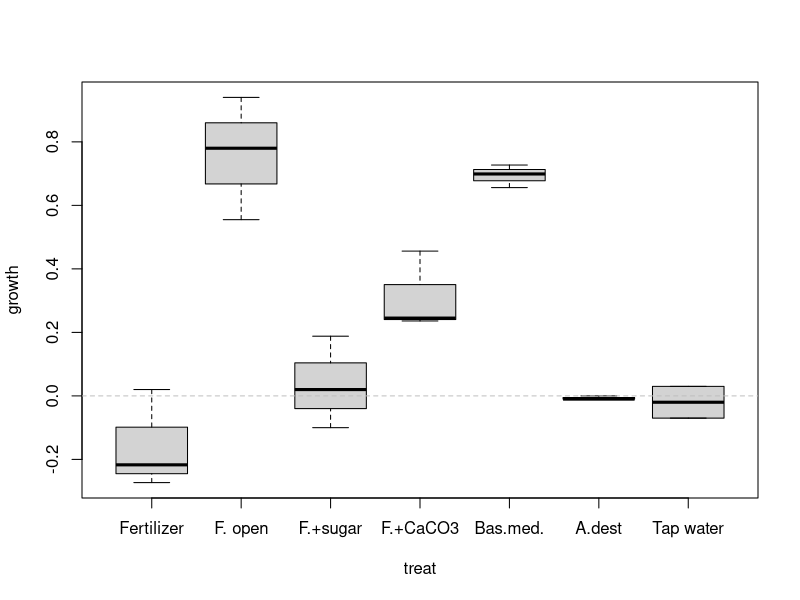
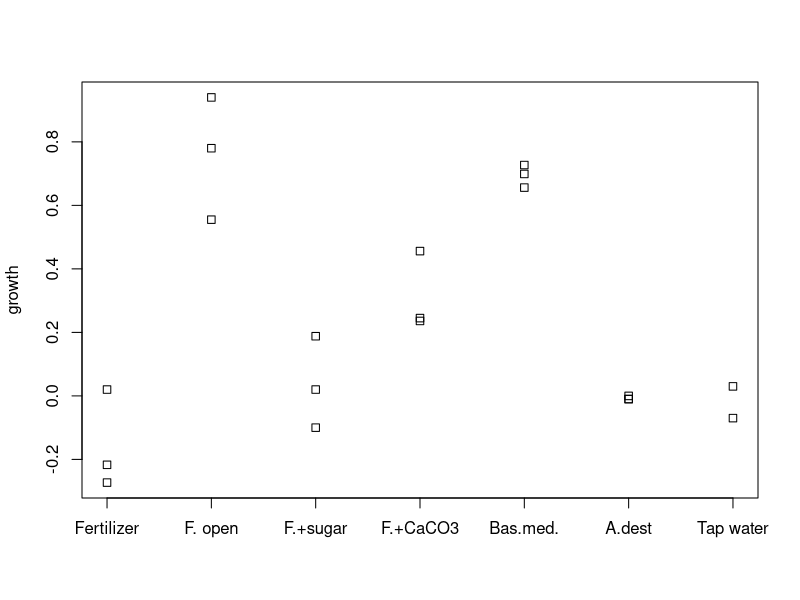
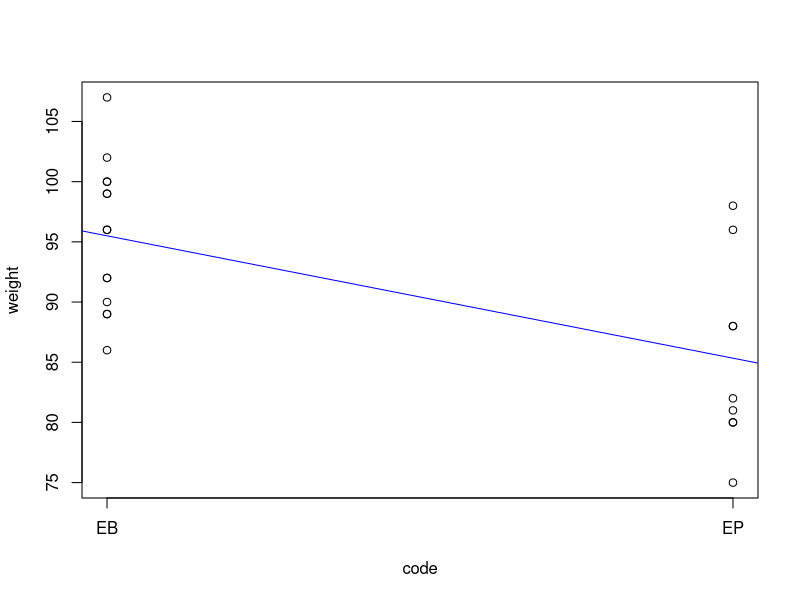
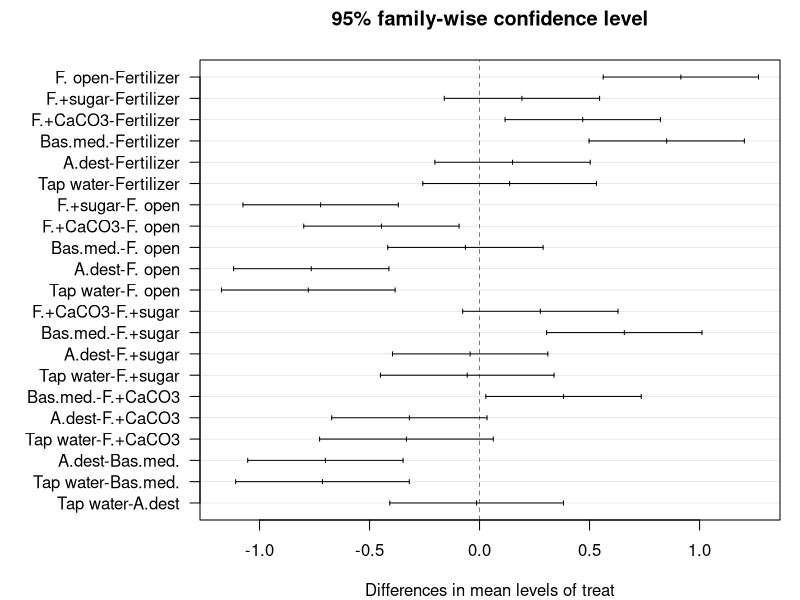
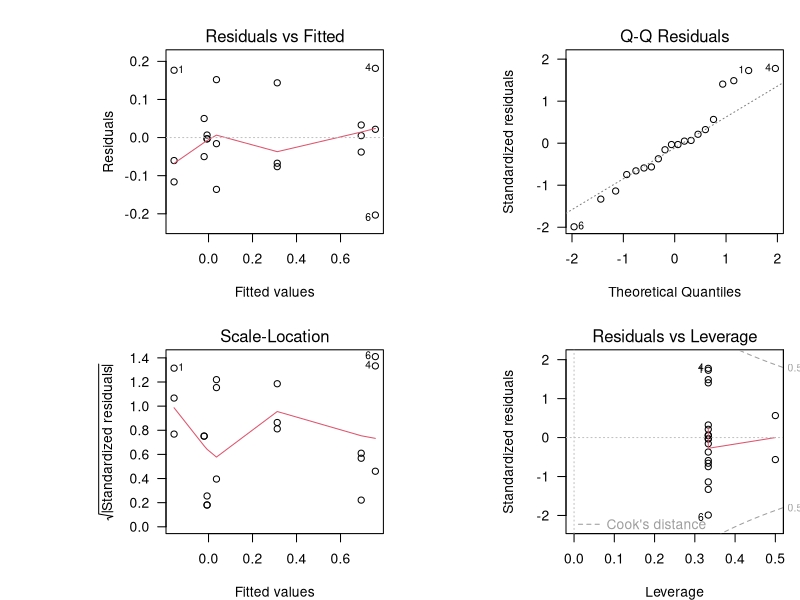
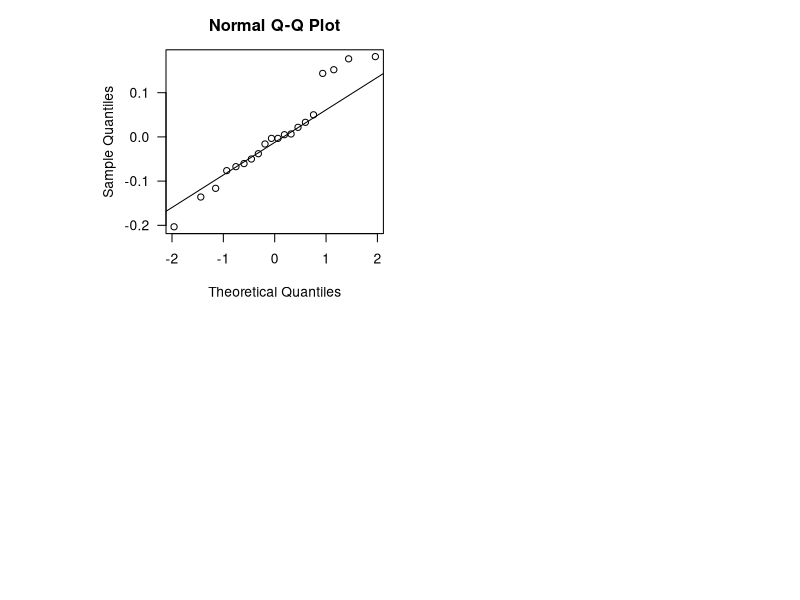
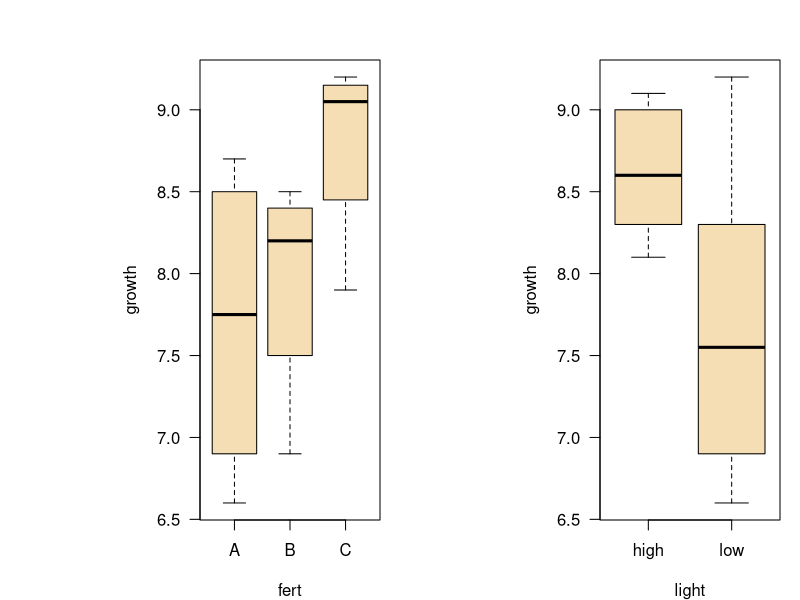
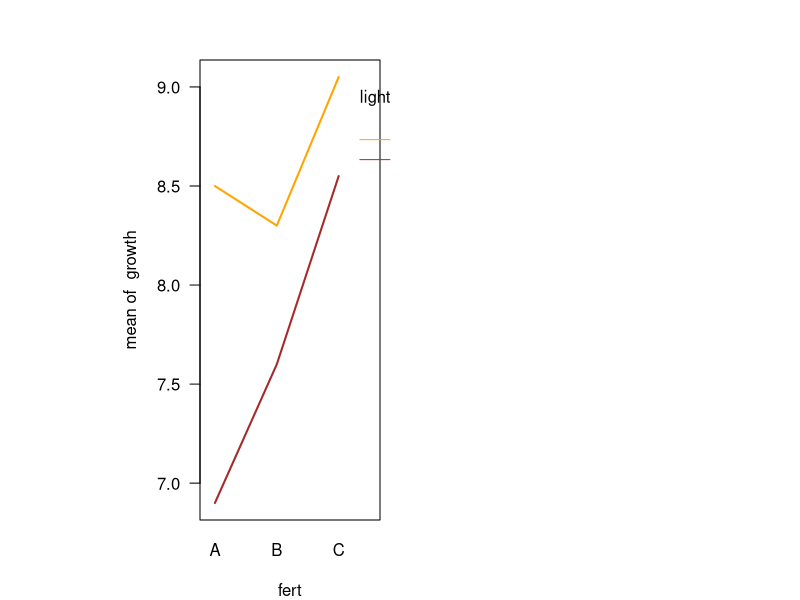

Generate these figures, in order, with R:
## ---- chunk 1
knitr::opts_chunk$set(echo = FALSE)
library("dplyr")
library("tidyr")
library("kableExtra")
library("car")
mypar <- list(las=1, cex.lab=1.4, cex.axis=1.4, lwd=2)
## ---- chunk 2
algae <- data.frame(
  treat  = factor(c("Fertilizer", "Fertilizer", "Fertilizer", 
             "F. open", "F. open", "F. open", 
             "F.+sugar", "F.+sugar", "F.+sugar", 
             "F.+CaCO3", "F.+CaCO3", "F.+CaCO3", 
             "Bas.med.", "Bas.med.", "Bas.med.", 
             "A.dest", "A.dest", "A.dest", 
             "Tap water", "Tap water"),
             levels=c("Fertilizer", "F. open", "F.+sugar", 
                    "F.+CaCO3", "Bas.med.", "A.dest", "Tap water")),
  rep   = c(1, 2, 3, 1, 2, 3, 1, 2, 3, 1, 2, 3, 1, 2, 3, 1, 2, 3, 1, 2), 
  growth = c(0.02, -0.217, -0.273, 0.94, 0.78, 0.555, 0.188, -0.1, 0.02, 
             0.245, 0.236, 0.456, 0.699, 0.727, 0.656, -0.01, 0, -0.01, 0.03, -0.07)
)

xalgae <- 
  algae |> 
  pivot_wider(id_cols = treat, names_from = rep, values_from = growth, names_prefix = "replicate ")
## ---- chunk 3
#| label: tbl-algae-growth
#| tbl-cap: "Growth from day 2 to day 6 (relative units)"

xalgae |>
  kable('html') |> 
  kable_styling(bootstrap_options = "striped", full_width = FALSE)
## ---- chunk 4
algae |> 
  head(12) |>
  kable('html') |>
  kable_styling(bootstrap_options = c("striped"), full_width = FALSE)
## ---- chunk 5
algae <- data.frame(
  treat  = factor(c("Fertilizer", "Fertilizer", "Fertilizer", 
             "F. open", "F. open", "F. open", 
             "F.+sugar", "F.+sugar", "F.+sugar", 
             "F.+CaCO3", "F.+CaCO3", "F.+CaCO3", 
             "Bas.med.", "Bas.med.", "Bas.med.", 
             "A.dest", "A.dest", "A.dest", 
             "Tap water", "Tap water"),
             levels=c("Fertilizer", "F. open", "F.+sugar", 
                    "F.+CaCO3", "Bas.med.", "A.dest", "Tap water")),
  rep   = c(1, 2, 3, 1, 2, 3, 1, 2, 3, 1, 2, 3, 1, 2, 3, 1, 2, 3, 1, 2), 
  growth = c(0.02, -0.217, -0.273, 0.94, 0.78, 0.555, 0.188, -0.1, 0.02, 
             0.245, 0.236, 0.456, 0.699, 0.727, 0.656, -0.01, 0, -0.01, 0.03, -0.07)
)
## ---- chunk 6
boxplot(growth ~ treat, data = algae)
abline(h = 0, lty = "dashed", col = "grey")
## ---- chunk 7
stripchart(growth ~ treat, data = algae, vertical = TRUE)
## ---- chunk 8
clem <- data.frame(
  brand = c("EP", "EB", "EB", "EB", "EB", "EB", "EB", "EB", "EB", "EB", "EB", 
            "EB", "EB", "EB", "EP", "EP", "EP", "EP", "EP", "EP", "EP", "EB", "EP"),
  weight = c(88, 96, 100, 96, 90, 100, 92, 92, 102, 99, 86, 89, 99, 89, 75, 80, 
             81, 96, 82, 98, 80, 107, 88))
## ---- chunk 9
clem$code <- as.numeric(factor(clem$brand))
clem$code
## ---- chunk 10
plot(weight ~ code, data = clem, axes = FALSE)
m <- lm(weight ~ code, data = clem)
axis(1, at = c(1,2), labels = c("EB", "EP")); axis(2); box()
abline(m, col = "blue")
## ---- chunk 11
(var_tot <- var(clem$weight))
## ---- chunk 12
(var_res <- var(residuals(m)))
## ---- chunk 13
var_tot - var_res
## ---- chunk 14
anova(m)
## ---- chunk 15
t.test(weight ~ code, data = clem, var.equal=TRUE)
## ---- chunk 16
m <- lm(growth ~ treat, data = algae)
## ---- chunk 17
anova(m)
## ---- chunk 18
tk <- TukeyHSD(aov(m))
tk
## ---- chunk 19
par(las = 1)             # las = 1 make y annotation horizontal
par(mar = c(4, 10, 3, 1)) # more space at the left for axis annotation
plot(tk)
## ---- chunk 20
par(mfrow=c(2, 2))
plot(m)
## ---- chunk 21
fligner.test(growth ~ treat, 
             data = algae)
## ---- chunk 22
qqnorm(residuals(m))
qqline(residuals(m))
## ---- chunk 23
oneway.test(growth ~ treat, data = algae)
## ---- chunk 24
plants <- data.frame(No=1:12,
  growth     =c(6.6, 7.2, 6.9, 8.3, 7.9, 9.2,
                8.3, 8.7, 8.1, 8.5, 9.1, 9.0),
  fertilizer = rep(c("A", "B", "C"), each=2),
  light      = rep(c("low", "high"), each=6)
)
## ---- chunk 25
plants <- data.frame(No = 1:12,
                    growth = c(6.6, 7.2, 6.9, 8.3, 7.9, 9.2,
                               8.3, 8.7, 8.1, 8.5, 9.1, 9.0),
                    fert   = rep(c("A", "B", "C"), each=2),
                    light   = rep(c("low", "high"), each=6)
          )
## ---- chunk 26
plants %>% 
  kable('html') %>% 
  kable_styling(bootstrap_options = c("striped"), full_width = FALSE)
## ---- chunk 27
par(mfrow=c(1, 2))
boxplot(growth ~ fert,  data = plants, col = "wheat")
boxplot(growth ~ light, data = plants, col = "wheat")
## ---- chunk 28
m <- lm(growth ~ light * fert, data = plants)
anova(m)
## ---- chunk 29
with(plants, interaction.plot(fert, light, growth, 
                            col = c("orange", "brown"), lty = 1, lwd = 2))
## ---- chunk 30
par(mfrow=c(1, 2))
par(cex=1.2, las=1)
qqnorm(residuals(m))
qqline(residuals(m))

plot(residuals(m)~fitted(m))
abline(h=0)
## ---- chunk 31
fligner.test(growth ~ interaction(light, fert), data=plants)
## ---- chunk 32
mcyst <-  data.frame(treat = factor(c(rep("Control", 5),
                                       rep("MCYST", 5),
                                       rep("Subst A", 5)),
                                levels=c("Control", "MCYST", "Subst A")),
                      mu   = c(0.086, 0.101, 0.086, 0.086, 0.099,
                               0.092, 0.088, 0.093, 0.088, 0.086,
                               0.095, 0.102, 0.106, 0.106, 0.106)
                     )
## ---- chunk 33
par(mar=c(4, 8, 2, 1), las=1)
m <- lm(mu ~ treat, data=mcyst)
anova(m)
plot(TukeyHSD(aov(m)))
## ---- chunk 34
Control <- mcyst$mu[mcyst$treat == "Control"]
MCYST   <- mcyst$mu[mcyst$treat == "MCYST"]
SubstA  <- mcyst$mu[mcyst$treat == "Subst A"]
## ---- chunk 35
p1 <- t.test(Control, MCYST)$p.value
p2 <- t.test(Control, SubstA)$p.value
p3 <- t.test(MCYST, SubstA)$p.value
## ---- chunk 36
c(p1, p2, p3)
## ---- chunk 37
p.adjust(c(p1, p2, p3))
## ---- chunk 38
## Birth Weight Data see stats/demo/lm.glm.R
dobson <- data.frame(
  week = c(40, 38, 40, 35, 36, 37, 41, 40, 37, 38, 40, 38,
	 40, 36, 40, 38, 42, 39, 40, 37, 36, 38, 39, 40),
  weight = c(2968, 2795, 3163, 2925, 2625, 2847, 3292, 3473, 2628, 3176,
	    3421, 2975, 3317, 2729, 2935, 2754, 3210, 2817, 3126, 2539,
	    2412, 2991, 2875, 3231),
  gender = gl(2, 12, labels=c("M","F"))
)
plot(weight ~ week, data = dobson, col=c("blue", "red")[as.numeric(gender)], pch=16)
fem <- lm(weight ~ week, data = dobson, subset = gender=="F")
mal <- lm(weight ~ week, data = dobson, subset = gender=="M")
abline(fem, col = "red")
abline(mal, col = "blue")
## ---- chunk 39
boxplot(weight ~ gender,data = dobson, ylab = "weight")
t.test(weight ~ gender, data = dobson, var.equal = TRUE)
## ---- chunk 40
m <- lm(weight ~ week * gender, data = dobson)
anova(m)
## ---- chunk 41
plot(weight ~ week, data=dobson, col=c("blue","red")[as.numeric(gender)], pch=16)
p <- coef(m)
abline(a=p[1], b=p[2], col="red")
abline(a=p[1]+p[3], b=p[2]+p[4], col="blue")

fem <- lm(weight ~ week, data=dobson, subset = gender=="F")
mal <- lm(weight ~ week, data=dobson, subset = gender=="M")
abline(fem, col="black", lty="dashed")
abline(mal, col="black", lty="dashed")
## ---- chunk 42
par(mar=c(4.1, 5.1, 1.1, 1.1))
par(cex=1.2, las=1)
par(mfrow=c(1,2))
boxplot(growth~fert, data=plants, col="wheat", xlab="fert", ylab="growth")
boxplot(growth~light, data=plants, col="wheat", xlab="light")
## ---- chunk 43
library("car")
m <- lm(growth ~ light * fert, data = plants)
Anova(m, type="II")
## ---- chunk 44
plants <- data.frame(No=1:12,
                   growth=c(6.6, 7.2, 6.9, 8.3, 7.9, 9.2,
                            8.3, 8.7, 8.1, 8.5, 9.1, 9.0),
                   fert= rep(c("A", "B", "C"), each=2),
                   light= rep(c("low", "high"), each=6)
                   )
## ---- chunk 45
m1 <- lm(growth ~ fert * light, data=plants)
m2 <- lm(growth ~ fert + light, data=plants)
anova(m1, m2)
## ---- chunk 46
AIC(m1, m2)
## ---- chunk 47
m1 <- lm(growth ~ fert * light, data=plants)
opt <- step(m1)
## ---- chunk 48
summary(opt)
